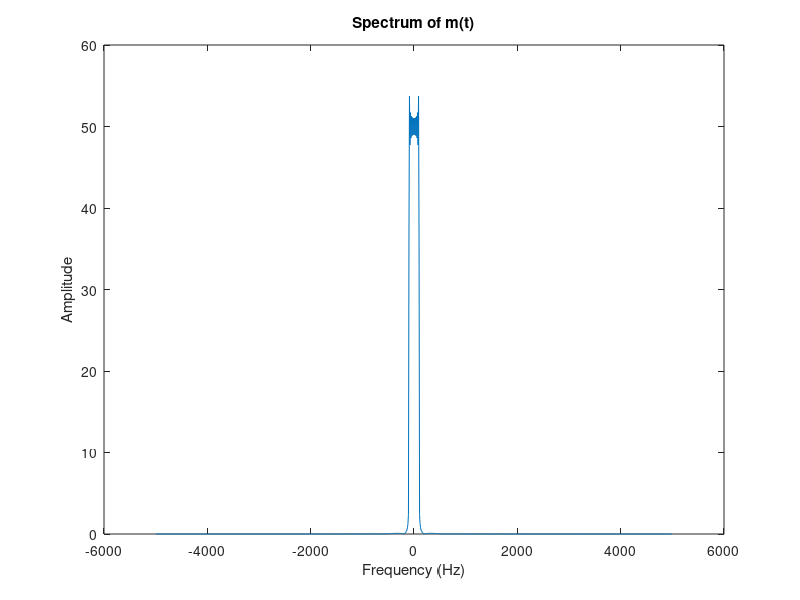
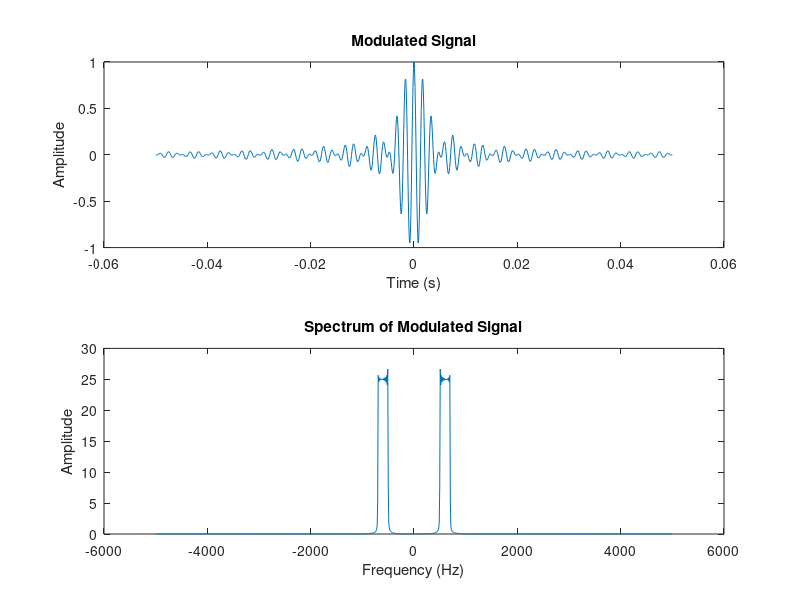

Write the MATLAB code that produced these figures, in order.
% Parameters
f1 = 100;                % Frequency in Hz
fc = 600;                % Carrier frequency in Hz
t = -0.05:0.0001:0.05;   % Time axis

% Generate m(t)
m = sinc(2*f1*t);

% Calculate the number of points for FFT
N = length(t);
Nf = 2^ceil(log2(N));

% Compute the spectrum of m(t)
spectrum = abs(fftshift(fft(m, Nf)));

% Generate the frequency axis
df = 1 / (t(2) - t(1));
f = (-Nf/2 : Nf/2 - 1) * df / Nf;

% Plot the spectrum of m(t)
figure;
plot(f, spectrum);
xlabel('Frequency (Hz)');
ylabel('Amplitude');
title('Spectrum of m(t)');

% Modulate the signal
modulated_signal = m .* cos(2*pi*fc*t);

% Compute the spectrum of the modulated signal
modulated_spectrum = abs(fftshift(fft(modulated_signal, Nf)));

% Plot the modulated signal and its spectrum
figure;
subplot(2,1,1);
plot(t, modulated_signal);
xlabel('Time (s)');
ylabel('Amplitude');
title('Modulated Signal');
subplot(2,1,2);
plot(f, modulated_spectrum);
xlabel('Frequency (Hz)');
ylabel('Amplitude');
title('Spectrum of Modulated Signal');
